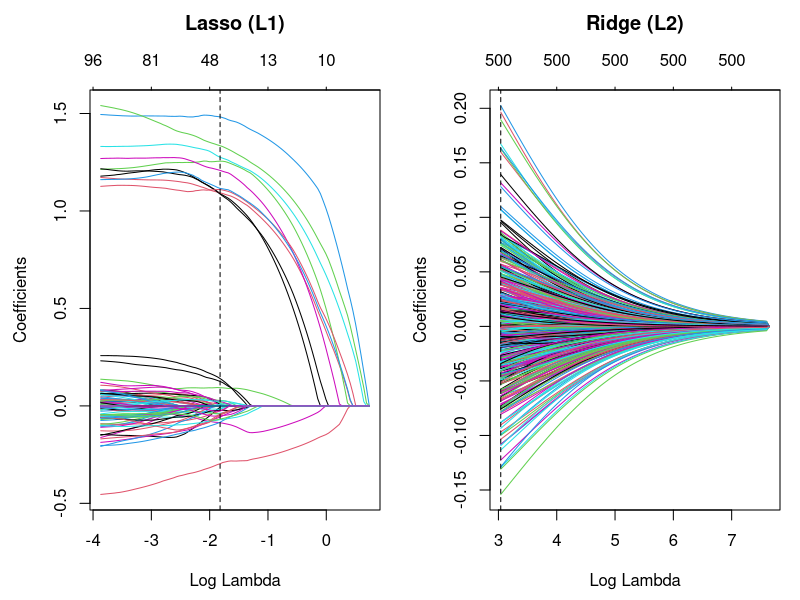
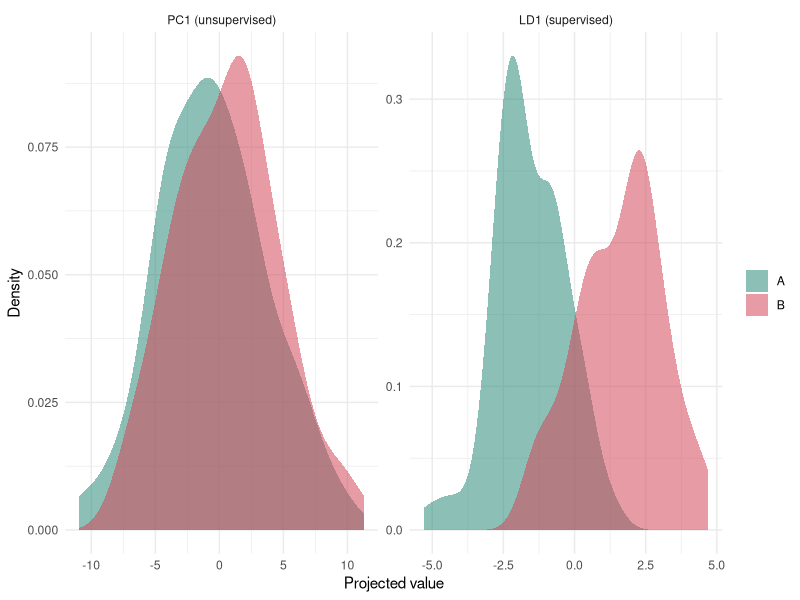
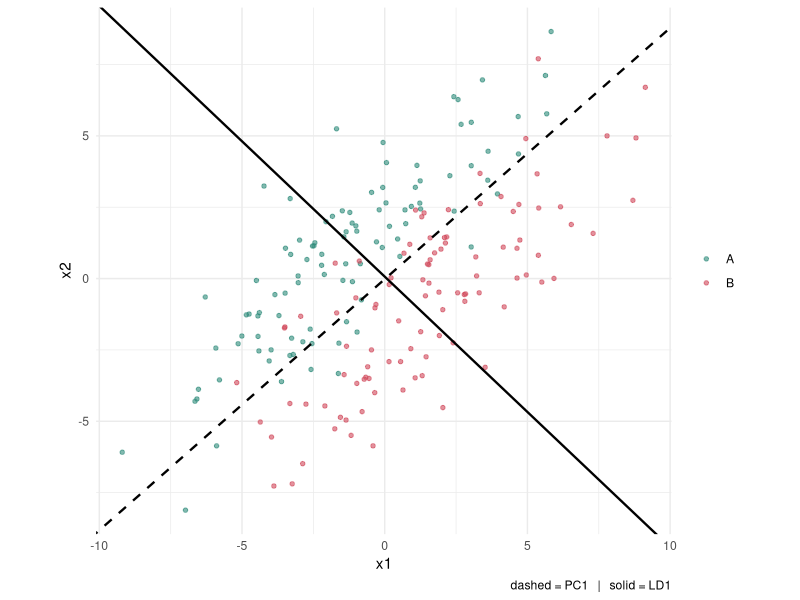
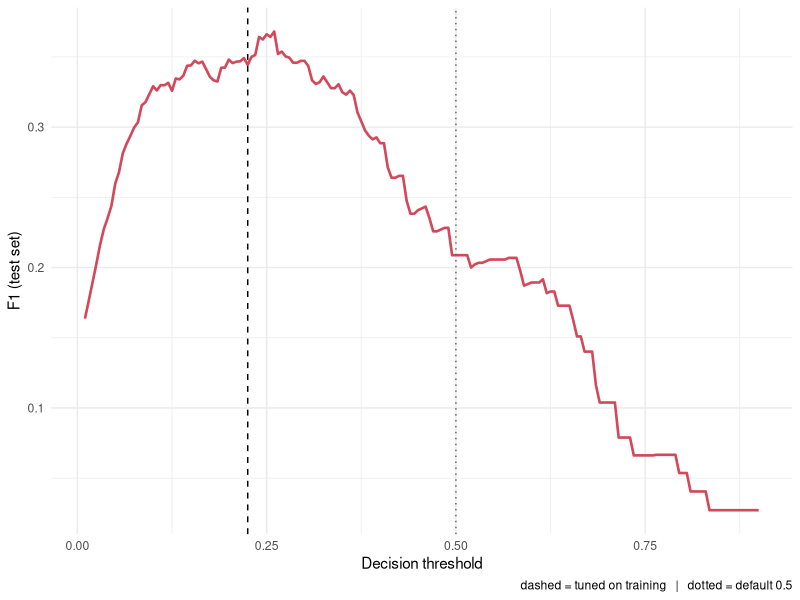

Source code (R) for these figures, in order:
## ---- chunk 1
#| eval: true
set.seed(2026)
n <- 30; p <- 50                       # p > n
X <- matrix(rnorm(n * p), n, p)
beta_true <- c(rep(2, 5), rep(0, p - 5))   # 진짜 신호는 5개뿐
y <- as.vector(X %*% beta_true) + rnorm(n, sd = 1)

# 최소제곱법 (W5의 normal equation) — 결과 문자열은 ASCII로 (로케일 안전)
ols <- try(solve(t(X) %*% X) %*% t(X) %*% y, silent = TRUE)
if (inherits(ols, "try-error")) "OLS FAILED: X'X is singular" else "OLS succeeded"
## ---- chunk 2
#| eval: true
# Ridge: 대각선에 lambda를 더하는 것만으로 항상 역행렬이 존재
ridge_closed <- function(X, y, lambda) {
  solve(t(X) %*% X + lambda * diag(ncol(X))) %*% t(X) %*% y
}

do.call(rbind, lapply(c(0.1, 1, 10), function(lam) {
  w <- ridge_closed(X, y, lam)
  data.frame(lambda = lam,
             norm_w        = round(sqrt(sum(w^2)), 3),
             mean_signal   = round(mean(w[1:5]), 3),      # 진짜 신호 5개
             mean_noise    = round(mean(abs(w[6:p])), 3)) # 나머지 45개
}))
## ---- chunk 3
#| eval: true
#| message: false
library(glmnet)

set.seed(2026)
n <- 100; p <- 500
X <- matrix(rnorm(n * p), n, p)
beta_true <- c(rep(1.5, 10), rep(0, p - 10))
y <- as.vector(X %*% beta_true) + rnorm(n, sd = 1)

set.seed(1)
cv_lasso <- cv.glmnet(X, y, alpha = 1)
cv_ridge <- cv.glmnet(X, y, alpha = 0)
cv_enet  <- cv.glmnet(X, y, alpha = 0.5)

# lambda.min에서 0이 아닌 계수의 위치 (1~10번이 진짜 신호)
selected <- function(cv) which(coef(cv, s = "lambda.min")[-1] != 0)
fits <- list("Lasso (a=1)"         = cv_lasso,
             "Elastic Net (a=0.5)" = cv_enet,
             "Ridge (a=0)"         = cv_ridge)

data.frame(
  model        = names(fits),
  n_nonzero    = sapply(fits, function(cv) length(selected(cv))),
  true_signals = sapply(fits, function(cv) sum(selected(cv) <= 10)),
  false_pos    = sapply(fits, function(cv) sum(selected(cv) >  10)),
  row.names    = NULL
)
## ---- chunk 4
#| eval: true
#| fig-width: 8
#| fig-height: 3.6
# 위쪽 여백을 넉넉히 — glmnet은 상단 축에 nonzero 개수를 찍으므로 제목과 겹침
par(mfrow = c(1, 2), mar = c(4.5, 4.5, 4.5, 1))

plot(cv_lasso$glmnet.fit, xvar = "lambda")
title("Lasso (L1)", line = 3)
abline(v = log(cv_lasso$lambda.min), lty = 2)

plot(cv_ridge$glmnet.fit, xvar = "lambda")
title("Ridge (L2)", line = 3)
abline(v = log(cv_ridge$lambda.min), lty = 2)
## ---- chunk 5
#| eval: true
data.frame(
  criterion = c("lambda.min", "lambda.1se"),
  lambda    = round(c(cv_lasso$lambda.min, cv_lasso$lambda.1se), 4),
  n_nonzero = c(sum(coef(cv_lasso, s = "lambda.min")[-1] != 0),
                sum(coef(cv_lasso, s = "lambda.1se")[-1] != 0))
)
## ---- chunk 6
#| eval: true
#| message: false
library(MASS)
library(ggplot2)

set.seed(2026)
n <- 200
g  <- rep(c("A", "B"), each = n / 2)
z1 <- rnorm(n, sd = 3)                                  # 분산 큼, class와 무관
z2 <- rnorm(n, sd = 1) + ifelse(g == "A", -1.2, 1.2)    # 분산 작음, class 정보

d <- data.frame(x1 = z1 + z2, x2 = z1 - z2, g = factor(g))

pca <- prcomp(d[, 1:2], scale. = FALSE)
lda_fit <- lda(g ~ x1 + x2, data = d)

unit <- function(v) v / sqrt(sum(v^2))
project <- function(v) {
  s <- as.matrix(d[, 1:2]) %*% v
  abs(t.test(s ~ d$g)$statistic)
}

data.frame(
  axis        = c("PC1 (unsupervised)", "LD1 (supervised)"),
  direction   = c(paste(round(unit(pca$rotation[, 1]), 3), collapse = ", "),
                  paste(round(unit(lda_fit$scaling[, 1]), 3), collapse = ", ")),
  separation_t = round(c(project(pca$rotation[, 1]),
                         project(lda_fit$scaling[, 1])), 2)
)
## ---- chunk 7
#| eval: true
#| fig-width: 8
#| fig-height: 3.4
ctr <- colMeans(d[, 1:2])
v_pc <- unit(pca$rotation[, 1]); v_ld <- unit(lda_fit$scaling[, 1])

p_scatter <- ggplot(d, aes(x1, x2, colour = g)) +
  geom_point(alpha = .6, size = 1.2) +
  geom_abline(slope = v_pc[2] / v_pc[1],
              intercept = ctr[2] - v_pc[2] / v_pc[1] * ctr[1],
              linetype = 2, linewidth = .8) +
  geom_abline(slope = v_ld[2] / v_ld[1],
              intercept = ctr[2] - v_ld[2] / v_ld[1] * ctr[1],
              linewidth = .8) +
  scale_colour_manual(values = c(A = "#2e8b7a", B = "#d1495b")) +
  coord_equal() + theme_minimal() +
  labs(colour = NULL, caption = "dashed = PC1   |   solid = LD1")

proj_df <- rbind(
  data.frame(axis = "PC1 (unsupervised)",
             value = as.vector(as.matrix(d[, 1:2]) %*% v_pc), g = d$g),
  data.frame(axis = "LD1 (supervised)",
             value = as.vector(as.matrix(d[, 1:2]) %*% v_ld), g = d$g)
)
proj_df$axis <- factor(proj_df$axis, levels = c("PC1 (unsupervised)", "LD1 (supervised)"))

ggplot(proj_df, aes(value, fill = g)) +
  geom_density(alpha = .55, colour = NA) +
  facet_wrap(~ axis, scales = "free") +
  scale_fill_manual(values = c(A = "#2e8b7a", B = "#d1495b")) +
  labs(x = "Projected value", y = "Density", fill = NULL) +
  theme_minimal()
## ---- chunk 8
#| eval: true
#| fig-width: 5
#| fig-height: 4
p_scatter
## ---- chunk 9
#| eval: true
set.seed(2026)
n <- 4000
d <- data.frame(x1 = rnorm(n), x2 = rnorm(n))
d$y <- rbinom(n, 1, plogis(-3.2 + 1.2 * d$x1 + 0.8 * d$x2))
tr <- 1:2000; te <- 2001:4000

f1 <- function(pred, act) {
  tp <- sum(pred == 1 & act == 1); fp <- sum(pred == 1 & act == 0)
  fn <- sum(pred == 0 & act == 1)
  if (tp == 0) return(0)
  p <- tp / (tp + fp); r <- tp / (tp + fn); 2 * p * r / (p + r)
}
report <- function(p, thr, act, name) {
  pred <- as.integer(p > thr); tp <- sum(pred == 1 & act == 1)
  data.frame(strategy = name, threshold = round(thr, 3), n_flagged = sum(pred),
             recall = round(tp / sum(act == 1), 3),
             precision = round(tp / max(sum(pred), 1), 3),
             F1 = round(f1(pred, act), 3),
             mean_pred = round(mean(p), 3),
             Brier = round(mean((p - act)^2), 4))
}
## ---- chunk 10
#| eval: true
m    <- glm(y ~ x1 + x2, data = d[tr, ], family = binomial)
p_te <- predict(m, d[te, ], type = "response")
p_tr <- predict(m, d[tr, ], type = "response")

# ② training fold에서 F1을 최대화하는 임계값 탐색
thrs <- seq(0.01, 0.9, by = 0.005)
best <- thrs[which.max(sapply(thrs, function(t) f1(as.integer(p_tr > t), d$y[tr])))]

# ③ 다수 class를 1:1로 다운샘플링 후 학습
pos  <- tr[d$y[tr] == 1]
neg  <- sample(tr[d$y[tr] == 0], length(pos))
m_bal <- glm(y ~ x1 + x2, data = d[c(pos, neg), ], family = binomial)
p_bal <- predict(m_bal, d[te, ], type = "response")

rbind(
  report(p_te,  0.5,  d$y[te], "1. Default threshold 0.5"),
  report(p_te,  best, d$y[te], "2. Tuned threshold"),
  report(p_bal, 0.5,  d$y[te], "3. Downsample 1:1")
)
## ---- chunk 11
#| eval: true
#| fig-width: 6.5
#| fig-height: 3.2
sweep <- data.frame(threshold = thrs,
                    F1 = sapply(thrs, function(t) f1(as.integer(p_te > t), d$y[te])))

ggplot(sweep, aes(threshold, F1)) +
  geom_line(linewidth = .9, colour = "#d1495b") +
  geom_vline(xintercept = best, linetype = 2) +
  geom_vline(xintercept = 0.5, linetype = 3, colour = "grey40") +
  labs(x = "Decision threshold", y = "F1 (test set)",
       caption = "dashed = tuned on training   |   dotted = default 0.5") +
  theme_minimal()
